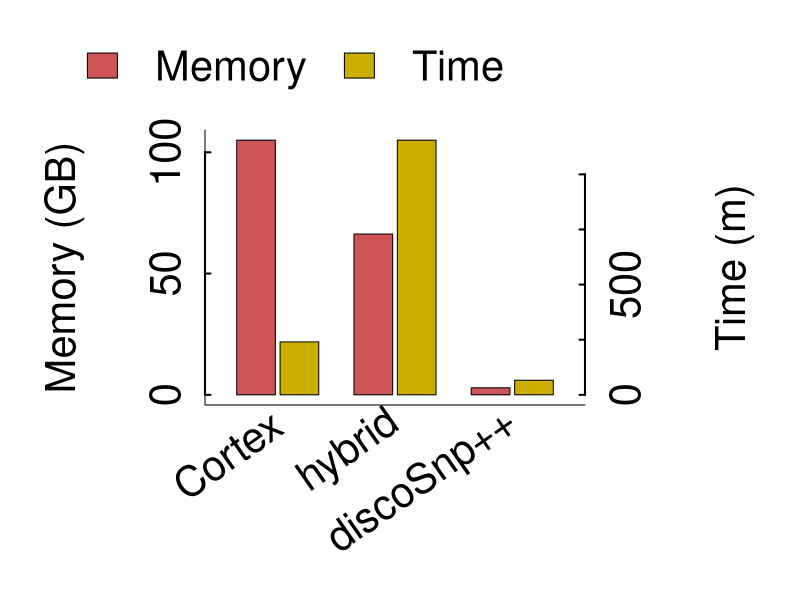

Write the R code that produced this figure. (Note: this script raises an error after producing the figure.)
perf=read.table("data_perf.tab",h=T)
perf
## 2 barplot :	
#barplot(perf$memory[perf$type=="bact"],names=perf$name[perf$type=="bact"],col="lightblue")
#library(plotrix)

doubleBarPlot=function(tab){

  tab=tab[order(-tab$memory),]

  # tab$time=tab$time/60
  # my_col=c("slateblue4","aquamarine4","chocolate")
  col=c("gold3","indianred3")
  max1=max(tab$memory)
  max2=max(tab$time)
  n=nrow(tab)

  timeNorm=tab$time*max1/max2
  
  x1=(1:n)-0.35
  x2=(1:n)-0.02
  x3=(1:n)+0.02
  x4=(1:n)+0.35
  
  par(mar=c(4.1, 4, 4, 4.2) + 0.1,cex=2.5,xpd=T,mgp = c(1.3, 0.3, 0))

  plot(c(0.5,n+0.5),c(0,max1),type="n",xaxt="n",yaxt="n",xlab="",ylab="",bty='l')
  rect(x1,0,x2,tab$memory,col=col[2])
  rect(x3,0,x4,timeNorm,col=col[1])

  axis(1,at=1:n,label=F,tick=F)
  text(1:n, par("usr")[3] - 3, srt = 45, adj = 1,
          labels = tab$name, xpd = TRUE)


  mem.tick=pretty(c(0,tab$memory))
  axis(2,at=mem.tick,label=mem.tick,tcl=0.5,tck=0.02,lwd=2)
  time.tick=pretty(c(0,tab$time))
  axis(4,at=time.tick*max1/max2,label=time.tick,tcl=0.5,tck=0.02,lwd=2)
  mtext("Time (m)", side=4, line=3, cex.lab=1,las=0, cex=2.5,padj=-1)
  mtext("Memory (GB)", side=2, line=3, cex.lab=1,las=0, cex=2.5, padj=1)
  legend(n+0.6,max1*1.55,legend=c("Memory","Time"),fill=c(col[2],col[1]),xjust=1,y.intersp=1.5,bty='n')
}

png(file="perf_human_article.png", width = 1024, height = 850, units = "px", pointsize = 12)
# bitmap("perf_human_article.png",type="png256",width=8,height=7,res=800)
#doubleBarPlot(perf[perf$type=="human",])
tab=perf[perf$type=="human",]
tab=tab[order(-tab$memory),]

  tab$time=tab$time/60
  col=c("gold3","indianred3")
  # col=c("skyblue4","salmon2")
  max1=max(tab$memory)
  max2=max(tab$time)
  n=nrow(tab)

  timeNorm=tab$time*max1/max2
  
  # width rectangles
  x1=(1:n)-0.35
  x2=(1:n)-0.02
  x3=(1:n)+0.02
  x4=(1:n)+0.35
  
  par(mar=c(3.8, 4, 2.5, 4.2) + 0.1,cex=2.5,xpd=T,mgp = c(1.3, 0.3, 0))

  plot(c(0.5,n+0.5),c(0,max1),type="n",xaxt="n",yaxt="n",xlab="",ylab="",bty='l')
  rect(x1,0,x2,tab$memory,col=col[2])
  rect(x3,0,x4,timeNorm,col=col[1])

  axis(1,at=1:n,label=F,tick=F)
  text(1:n, par("usr")[3] - 6, srt = 35, adj = 1,
          labels = tab$name, xpd = TRUE)


  #mem.tick=pretty(c(0,tab$memory))
mem.tick=c(0,50,100)
  axis(2,at=mem.tick,label=mem.tick,tcl=0.5,tck=0.02,lwd=2)
  #time.tick=pretty(c(0,tab$time))
time.tick=c(0,250,500,750,1000)
  axis(4,at=time.tick*max1/max2,label=time.tick,tcl=0.5,tck=0.02,lwd=2)
  mtext("Time (m)", side=4, line=3, cex.lab=1,las=0, cex=2.5,padj=-1)
  mtext("Memory (GB)", side=2, line=3, cex.lab=1,las=0, cex=2.5, padj=1)
  legend(n+0.6,110,legend=c("Memory","Time"),fill=c(col[2],col[1]),xjust=1,yjust=0,y.intersp=1.5,bty='n',horiz=T)
dev.off()

#png(file="perf_human_article.png", width = 1024, height = 850, units = "px", pointsize = 12)
bitmap("perf_human_article2.png",type="png256",width=7,height=6,res=800)
#doubleBarPlot(perf[perf$type=="human",])
tab=perf[perf$type=="human",]
tab=tab[order(-tab$memory),]

  tab$time=tab$time/60
  #col=c("gold3","indianred3")
  col=c("skyblue4","salmon2")
  max1=max(tab$memory)
  max2=max(tab$time)
  n=nrow(tab)

  timeNorm=tab$time*max1/max2
  
  # width rectangles
  x1=(1:n)-0.35
  x2=(1:n)-0.02
  x3=(1:n)+0.02
  x4=(1:n)+0.35
  
  par(mar=c(3, 4, 2.5, 4.2) + 0.1,cex=3,xpd=T,mgp = c(1.3, 0.3, 0))

  plot(c(0.5,n+0.5),c(0,max1),type="n",xaxt="n",yaxt="n",xlab="",ylab="",bty='l')
  rect(x1,0,x2,tab$memory,col=col[2])
  rect(x3,0,x4,timeNorm,col=col[1])

  axis(1,at=1:n,label=F,tick=F)
  text(1:n, par("usr")[3] - 6, srt = 35, adj = 1,
          labels = c("Cortex","hybrid","discoSnp"), xpd = TRUE)


  #mem.tick=pretty(c(0,tab$memory))
mem.tick=c(0,50,100)
  axis(2,at=mem.tick,label=mem.tick,tcl=0.5,tck=0.02,lwd=2)
  #time.tick=pretty(c(0,tab$time))
time.tick=c(0,250,500,750,1000)
  axis(4,at=time.tick*max1/max2,label=time.tick,tcl=0.5,tck=0.02,lwd=2)
  mtext("Time (m)", side=4, line=3, cex.lab=1,las=0, cex=2.5,padj=-1)
  mtext("Memory (GB)", side=2, line=3, cex.lab=1,las=0, cex=2.5, padj=1)
  legend(n+0.6,110,legend=c("Memory","Time"),fill=c(col[2],col[1]),xjust=1,yjust=0,y.intersp=1.5,bty='n',horiz=T)
dev.off()

png(file="perf_bact_article.png", width = 1024, height = 850, units = "px", pointsize = 12)
# bitmap("perf_bact_article.png",type="png256",width=10,height=11,res=800)
tab=perf[perf$type=="bact",]
tab=tab[c(3,5,1,4,6,2),]
tab

  tab$time=tab$time/60
    col=c("gold3","indianred3")
  # col=c("skyblue4","salmon2")
  max1=max(tab$memory)
  max2=max(tab$time)
  n=nrow(tab)
  

  timeNorm=tab$time*max1/max2
  
  # width rectangles
s=c(1,2,3,4.5,5.5,6.5)
  x1=s-0.35
  x2=s-0.02
  x3=s+0.02
  x4=s+0.35
  
  par(mar=c(5.1, 4, 3, 4.2) + 0.1,cex=2.5,xpd=T,mgp = c(1.3, 0.3, 0))

  plot(c(0.5,tail(s,1)+0.5),c(0,max1),type="n",xaxt="n",yaxt="n",xlab="",ylab="",bty='l')
  rect(x1,0,x2,tab$memory,col=col[2])
  rect(x3,0,x4,timeNorm,col=col[1])

  axis(1,at=s,label=F,tick=F)
  text(s, par("usr")[3] - 0.5, srt = 35, adj = 1, labels = tab$name, xpd = TRUE)

#segments(x4[2]+0.15,0,x4[2]+0.15,10,col="grey50",lty=2,lwd=2)
segments(3.75,0,3.75,30,col="grey50",lty=2,lwd=2)

  mem.tick=pretty(c(0,tab$memory))
  axis(2,at=mem.tick,label=mem.tick,tcl=0.5,tck=0.02,lwd=2)
  time.tick=pretty(c(0,tab$time))
# time.tick=seq(0,250,by=50)
  axis(4,at=time.tick*max1/max2,label=time.tick,tcl=0.5,tck=0.02,lwd=2)
  mtext("Time (m)", side=4, line=3, cex.lab=1,las=0, cex=2.5,padj=-1)
  mtext("Memory (GB)", side=2, line=3, cex.lab=1,las=0, cex=2.5, padj=1)
 # legend(tail(s,1)+1,49,legend=c("Memory","Time"),fill=c(col[2],col[1]),xjust=1,yjust=0,bty='n',horiz=T)
legend(s[3],20,legend=c("Memory","Time"),col=c(col[2],col[1]),xjust=1,yjust=0,bty='n',horiz=F, pch=c(15,15))
dev.off()
